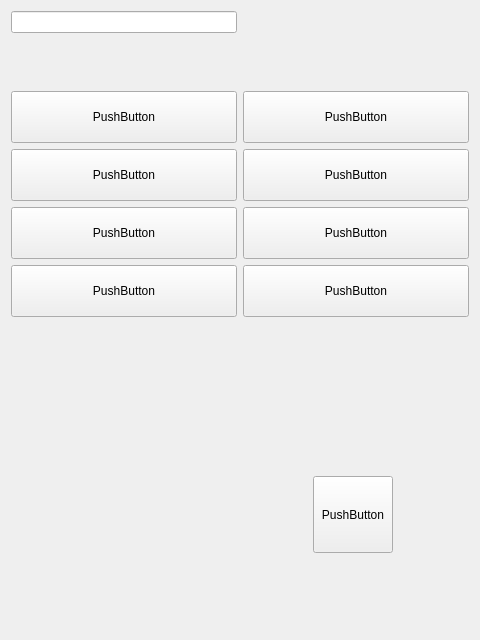
<?xml version="1.0" encoding="UTF-8"?>
<ui version="4.0">
 <class>Form</class>
 <widget class="QWidget" name="Form">
  <property name="enabled">
   <bool>true</bool>
  </property>
  <property name="geometry">
   <rect>
    <x>0</x>
    <y>0</y>
    <width>480</width>
    <height>640</height>
   </rect>
  </property>
  <property name="minimumSize">
   <size>
    <width>480</width>
    <height>640</height>
   </size>
  </property>
  <property name="maximumSize">
   <size>
    <width>480</width>
    <height>640</height>
   </size>
  </property>
  <property name="windowTitle">
   <string>Form</string>
  </property>
  <property name="styleSheet">
   <string notr="true"/>
  </property>
  <layout class="QVBoxLayout" name="verticalLayout">
   <item>
    <layout class="QGridLayout" name="gridLayout_4">
     <item row="4" column="1">
      <widget class="QPushButton" name="dest_06">
       <property name="sizePolicy">
        <sizepolicy hsizetype="Expanding" vsizetype="MinimumExpanding">
         <horstretch>0</horstretch>
         <verstretch>0</verstretch>
        </sizepolicy>
       </property>
       <property name="text">
        <string>PushButton</string>
       </property>
      </widget>
     </item>
     <item row="4" column="0">
      <widget class="QPushButton" name="dest_05">
       <property name="sizePolicy">
        <sizepolicy hsizetype="Expanding" vsizetype="MinimumExpanding">
         <horstretch>0</horstretch>
         <verstretch>0</verstretch>
        </sizepolicy>
       </property>
       <property name="text">
        <string>PushButton</string>
       </property>
      </widget>
     </item>
     <item row="3" column="0">
      <widget class="QPushButton" name="dest_03">
       <property name="sizePolicy">
        <sizepolicy hsizetype="Expanding" vsizetype="MinimumExpanding">
         <horstretch>0</horstretch>
         <verstretch>0</verstretch>
        </sizepolicy>
       </property>
       <property name="text">
        <string>PushButton</string>
       </property>
      </widget>
     </item>
     <item row="1" column="0">
      <spacer name="verticalSpacer">
       <property name="orientation">
        <enum>Qt::Vertical</enum>
       </property>
       <property name="sizeHint" stdset="0">
        <size>
         <width>20</width>
         <height>40</height>
        </size>
       </property>
      </spacer>
     </item>
     <item row="0" column="0">
      <widget class="QLineEdit" name="message">
       <property name="styleSheet">
        <string notr="true">font: 75 18pt &quot;FreeSerif&quot;;</string>
       </property>
      </widget>
     </item>
     <item row="5" column="0">
      <widget class="QPushButton" name="dest_07">
       <property name="sizePolicy">
        <sizepolicy hsizetype="Expanding" vsizetype="MinimumExpanding">
         <horstretch>0</horstretch>
         <verstretch>0</verstretch>
        </sizepolicy>
       </property>
       <property name="text">
        <string>PushButton</string>
       </property>
      </widget>
     </item>
     <item row="5" column="1">
      <widget class="QPushButton" name="dest_08">
       <property name="sizePolicy">
        <sizepolicy hsizetype="Expanding" vsizetype="MinimumExpanding">
         <horstretch>0</horstretch>
         <verstretch>0</verstretch>
        </sizepolicy>
       </property>
       <property name="text">
        <string>PushButton</string>
       </property>
      </widget>
     </item>
     <item row="2" column="1">
      <widget class="QPushButton" name="dest_02">
       <property name="sizePolicy">
        <sizepolicy hsizetype="Expanding" vsizetype="MinimumExpanding">
         <horstretch>0</horstretch>
         <verstretch>0</verstretch>
        </sizepolicy>
       </property>
       <property name="text">
        <string>PushButton</string>
       </property>
      </widget>
     </item>
     <item row="2" column="0">
      <widget class="QPushButton" name="dest_01">
       <property name="sizePolicy">
        <sizepolicy hsizetype="Expanding" vsizetype="Expanding">
         <horstretch>0</horstretch>
         <verstretch>0</verstretch>
        </sizepolicy>
       </property>
       <property name="text">
        <string>PushButton</string>
       </property>
      </widget>
     </item>
     <item row="3" column="1">
      <widget class="QPushButton" name="dest_04">
       <property name="sizePolicy">
        <sizepolicy hsizetype="Expanding" vsizetype="MinimumExpanding">
         <horstretch>0</horstretch>
         <verstretch>0</verstretch>
        </sizepolicy>
       </property>
       <property name="text">
        <string>PushButton</string>
       </property>
      </widget>
     </item>
    </layout>
   </item>
   <item>
    <layout class="QGridLayout" name="gridLayout_2">
     <item row="2" column="5">
      <spacer name="horizontalSpacer_2">
       <property name="orientation">
        <enum>Qt::Horizontal</enum>
       </property>
       <property name="sizeHint" stdset="0">
        <size>
         <width>40</width>
         <height>20</height>
        </size>
       </property>
      </spacer>
     </item>
     <item row="2" column="4">
      <widget class="QPushButton" name="CallHangup">
       <property name="sizePolicy">
        <sizepolicy hsizetype="Expanding" vsizetype="Expanding">
         <horstretch>0</horstretch>
         <verstretch>0</verstretch>
        </sizepolicy>
       </property>
       <property name="text">
        <string>PushButton</string>
       </property>
      </widget>
     </item>
     <item row="3" column="4">
      <spacer name="verticalSpacer_5">
       <property name="orientation">
        <enum>Qt::Vertical</enum>
       </property>
       <property name="sizeHint" stdset="0">
        <size>
         <width>20</width>
         <height>40</height>
        </size>
       </property>
      </spacer>
     </item>
     <item row="2" column="0">
      <spacer name="horizontalSpacer">
       <property name="orientation">
        <enum>Qt::Horizontal</enum>
       </property>
       <property name="sizeHint" stdset="0">
        <size>
         <width>40</width>
         <height>20</height>
        </size>
       </property>
      </spacer>
     </item>
     <item row="0" column="4">
      <spacer name="verticalSpacer_4">
       <property name="orientation">
        <enum>Qt::Vertical</enum>
       </property>
       <property name="sizeHint" stdset="0">
        <size>
         <width>20</width>
         <height>40</height>
        </size>
       </property>
      </spacer>
     </item>
     <item row="2" column="3">
      <spacer name="horizontalSpacer_6">
       <property name="orientation">
        <enum>Qt::Horizontal</enum>
       </property>
       <property name="sizeHint" stdset="0">
        <size>
         <width>40</width>
         <height>20</height>
        </size>
       </property>
      </spacer>
     </item>
     <item row="2" column="2">
      <spacer name="horizontalSpacer_5">
       <property name="orientation">
        <enum>Qt::Horizontal</enum>
       </property>
       <property name="sizeHint" stdset="0">
        <size>
         <width>40</width>
         <height>20</height>
        </size>
       </property>
      </spacer>
     </item>
     <item row="2" column="1">
      <spacer name="horizontalSpacer_4">
       <property name="orientation">
        <enum>Qt::Horizontal</enum>
       </property>
       <property name="sizeHint" stdset="0">
        <size>
         <width>40</width>
         <height>20</height>
        </size>
       </property>
      </spacer>
     </item>
     <item row="1" column="4">
      <spacer name="verticalSpacer_2">
       <property name="orientation">
        <enum>Qt::Vertical</enum>
       </property>
       <property name="sizeHint" stdset="0">
        <size>
         <width>20</width>
         <height>40</height>
        </size>
       </property>
      </spacer>
     </item>
    </layout>
   </item>
  </layout>
 </widget>
 <resources/>
 <connections/>
</ui>
